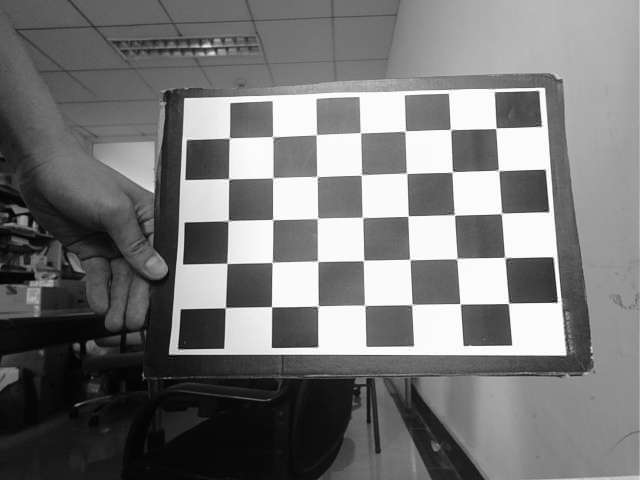
#> input picture imgs/left/left0.jpg, 640 x 480 px; its folder holds only this picture in this run
$ jupyter execute --allow-errors calibration_interactive.ipynb   (older library calls are emulated)
#> lines starting #> are read from the running program, lines starting #| are printed output that depends on the picture; long printed decimals are rounded
[cell 1]
import cv2
import numpy as np
import matplotlib.pyplot as plt
import glob

[cell 2]
left_imgs = sorted(glob.glob('imgs/left/*.jpg'))[:16]
right_imgs = sorted(glob.glob('imgs/right/*.jpg'))[:16]

[cell 3]
# visiualize one image
img_name = np.random.choice(left_imgs)
img_data = cv2.imread(img_name)
#> img_data is the input picture: shape (480, 640, 3); min 0, max 255, mean 118.4
plt.imshow(img_data)
plt.show()

[cell 4]
# detect the corner points

flag, corner_pts = cv2.findChessboardCorners(img_data, (5, 7))
#> flag = True; corner_pts = 35 rows, first 8: [496.3, 127.7], [499.6, 171.2], [499.8, 213.9], [504.9, 257.6], [508, 303.7], [449.5, 130.5], [452.6, 170.6], [454.7, 215.6]

[cell 5]
# visualize corner result
plt.imshow(img_data)
for i in range(9):
    plt.scatter(corner_pts[i * 5: (i + 1) * 5, 0, 0], corner_pts[i * 5: (i + 1) * 5, 0, 1])
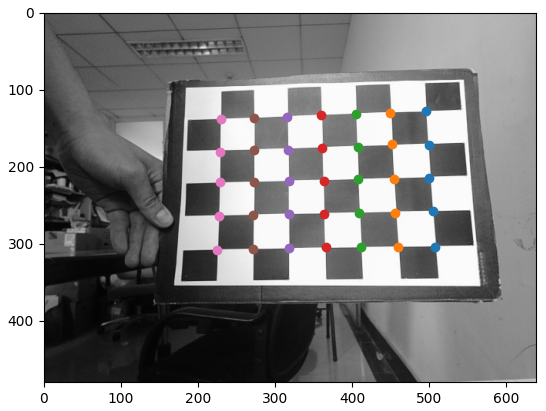
#> figure drawn by matplotlib, 1 panel

[cell 6]
# generate object points and calibrate camera
x = np.arange(7)
y = np.arange(5)
yy, xx = np.meshgrid(y, x)
obj_points = np.stack([xx, yy, np.zeros_like(xx)], axis=2)
obj_points = obj_points.reshape(-1, 1, 3).astype(np.float32)

[cell 7]
h, w = img_data.shape[:2]
#> h = 480; w = 640

[cell 8]
obj_points[:5]

[cell 9]
# get all image corner pts
img_pts = list()
obj_pts = list()
plt.figure(figsize=(20, 20))
for i, img_name in enumerate(left_imgs):
    img_data = cv2.imread(img_name)
    flag, corner_pts = cv2.findChessboardCorners(img_data, (5, 7))
    plt.subplot(4, 4, i + 1)
    plt.imshow(img_data)
    if not flag: continue
    for i in range(9):
        plt.scatter(corner_pts[i * 5: (i + 1) * 5, 0, 0], corner_pts[i * 5: (i + 1) * 5, 0, 1])

    img_pts.append(corner_pts)
    obj_pts.append(obj_points)
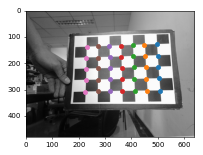
#> figure drawn by matplotlib, 1 panel

[cell 10]
ret_val, matrix, dist_coff, rvec, tvec = cv2.calibrateCamera(np.array(obj_pts), np.array(img_pts), (w, h), None, None)
#> ret_val = 0.914; matrix = [[195.8, 0, 359.1], [0, 186.5, 242.4], [0, 0, 1]]; dist_coff = [[0.183, -0.401, 0.000281, -0.00355, 0.279]]; rvec = ([-0.0344, -3.11, 0.0989],); tvec = ([3.04, -2.65, 4.44],)

[cell 11]
new_matrix, roi = cv2.getOptimalNewCameraMatrix(matrix, dist_coff, (w, h), 0, (w, h))
#> new_matrix = [[3072.1, 0, 200.7], [0, 5055.5, 236.6], [0, 0, 1]]; roi = (0, 0, 639, 479)

[cell 12]
print(new_matrix, matrix, sep='\n')
#| [[3.07212786e+03 0.00000000e+00 2.00675281e+02]
#|  [0.00000000e+00 5.05546621e+03 2.36641553e+02]
#|  [0.00000000e+00 0.00000000e+00 1.00000000e+00]]
#| [[195.823   0.         359.063]
#|  [  0.         186.541 242.420]
#|  [  0.           0.           1.        ]]
print(dist_coff)
#| [[ 1.83050810e-01 -4.01469369e-01  2.80587624e-04 -3.54781091e-03
#|    2.79214636e-01]]
print(w, h)
#| 640 480
print(roi)
#| (0, 0, 639, 479)

[cell 13]
img_data = cv2.imread(np.random.choice(left_imgs))
undistored_image = cv2.undistort(img_data, matrix, dist_coff, new_matrix)
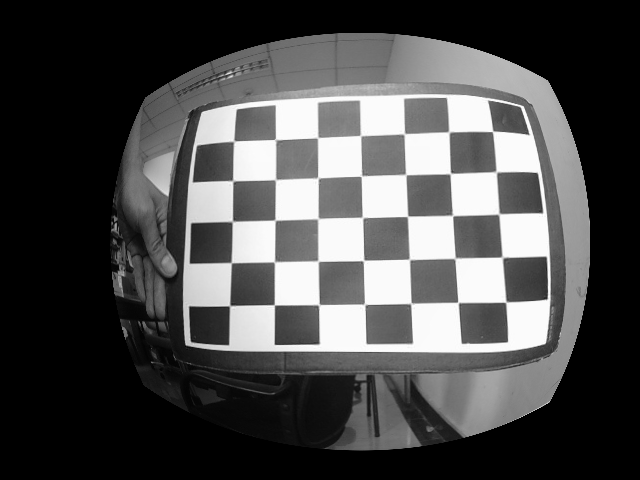
#> undistored_image: shape (480, 640, 3); min 0, max 255, mean 75.3
plt.figure(figsize=(20, 10), dpi=100)
plt.subplot(1, 2, 1)
plt.imshow(undistored_image)
plt.subplot(1, 2, 2)
plt.imshow(img_data)
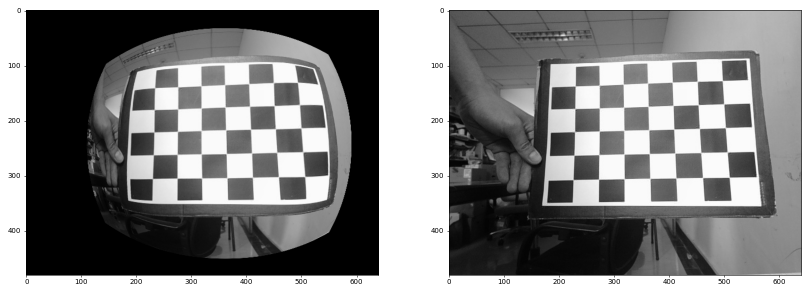
#> figure drawn by matplotlib, 2 panels

[cell 14]
# calibrate binocular camera
def calibrateCamera(img_names):
    # generate object points and calibrate camera
    x = np.arange(7)
    y = np.arange(5)
    yy, xx = np.meshgrid(y, x)
    obj_points = np.stack([xx, yy, np.zeros_like(xx)], axis=2)
    obj_points = obj_points.reshape(-1, 1, 3).astype(np.float32)

    # get all image corner pts
    img_pts = list()
    obj_pts = list()
    plt.figure(figsize=(20, 20))
    for i, img_name in enumerate(img_names):
        img_data = cv2.imread(img_name)
        flag, corner_pts = cv2.findChessboardCorners(img_data, (5, 7))
#> flag = True
        plt.subplot(4, 4, i + 1)
        plt.imshow(img_data)
        if not flag: continue
        for i in range(9):
            plt.scatter(corner_pts[i * 5: (i + 1) * 5, 0, 0], corner_pts[i * 5: (i + 1) * 5, 0, 1])

        img_pts.append(corner_pts)
        obj_pts.append(obj_points)

    ret_val, matrix, dist_coff, rvec, tvec = cv2.calibrateCamera(np.array(obj_pts), np.array(img_pts), (w, h), None, None)
#> ret_val = 0.914; matrix = [[195.8, 0, 359.1], [0, 186.5, 242.4], [0, 0, 1]]; dist_coff = [[0.183, -0.401, 0.000281, -0.00355, 0.279]]; rvec = ([-0.0344, -3.11, 0.0989],); tvec = ([3.04, -2.65, 4.44],)

    return ret_val, matrix, dist_coff, img_pts, obj_pts

[cell 15]
errleft, ml, dl, img_ptsl, obj_pts = calibrateCamera(left_imgs)
#> errleft = 0.914; ml = [[195.8, 0, 359.1], [0, 186.5, 242.4], [0, 0, 1]]; dl = [[0.183, -0.401, 0.000281, -0.00355, 0.279]]; img_ptsl = 1 item; obj_pts = 1 item

#> (a cell that did not finish here is left out)

#> (a cell that did not finish here is left out)

#> (a cell that did not finish here is left out)

#> (a cell that did not finish here is left out)

[cell 20]
left_imgs
#> Out = ['imgs/left/left0.jpg']

$ run again, on imgs/left/left12.jpg
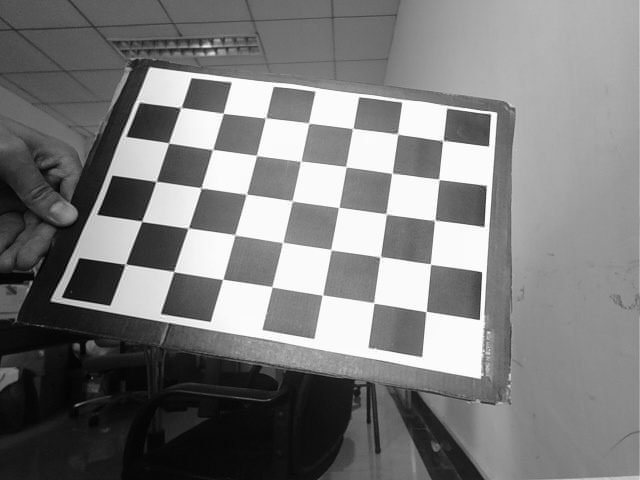
#> input picture imgs/left/left12.jpg, 640 x 480 px
#> img_data is the input picture: shape (480, 640, 3); min 0, max 255, mean 124
#> `flag, corner_pts = cv2.findChessboardCorners(img_data, (5, 7))`: flag = True; corner_pts = 35 rows, first 8: [125.8, 263.5], [141.7, 221.2], [156.2, 181.5], [168.5, 142.9], [182, 106.7], [173.7, 271.5], [187.3, 228.7], [200.8, 187.2]
#> `[cell 9]`:
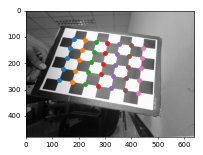
#> figure drawn by matplotlib, 1 panel
#> `ret_val, matrix, dist_coff, rvec, tvec = cv2.calibrateCamera(np.array(..`: ret_val = 0.792; matrix = [[469.4, 0, 302.8], [0, 456.6, 227.7], [0, 0, 1]]; dist_coff = [[1.05, -12.81, -0.0192, -0.0142, 48.84]]; rvec = ([2.72, 0.237, -0.14],); tvec = ([-3.54, 0.773, 9.78],)
#> new_matrix = [[7273.5, 0, 357.6], [0, 7840.3, 243.2], [0, 0, 1]]; roi = (0, 0, 639, 479)
#| [[7.27353079e+03 0.00000000e+00 3.57602837e+02]
#|  [0.00000000e+00 7.84033772e+03 2.43184829e+02]
#|  [0.00000000e+00 0.00000000e+00 1.00000000e+00]]
#| [[469.373   0.         302.846]
#|  [  0.         456.551 227.684]
#|  [  0.           0.           1.        ]]
#| [[ 1.05260488e+00 -1.28113574e+01 -1.91522094e-02 -1.42291784e-02
#|    4.88412560e+01]]
#| 640 480
#| (0, 0, 639, 479)
#> `[cell 13] img_data = cv2.imread(np.random.choice(left_imgs)) undistore..`:
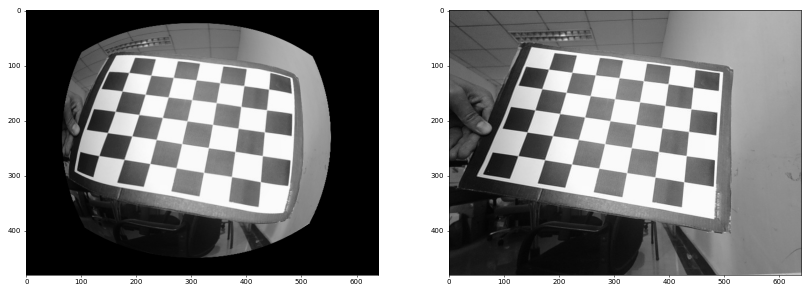
#> figure drawn by matplotlib, 2 panels
#> in calibrateCamera, `flag, corner_pts = cv2.findChessboardCorners(img_data, (5, 7))`: flag = True
#> in calibrateCamera, `ret_val, matrix, dist_coff, rvec, tvec = cv2.calibrateCamera(np.array(..`: ret_val = 0.792; matrix = [[469.4, 0, 302.8], [0, 456.6, 227.7], [0, 0, 1]]; dist_coff = [[1.05, -12.81, -0.0192, -0.0142, 48.84]]; rvec = ([2.72, 0.237, -0.14],); tvec = ([-3.54, 0.773, 9.78],)
#> errleft = 0.792; ml = [[469.4, 0, 302.8], [0, 456.6, 227.7], [0, 0, 1]]; dl = [[1.05, -12.81, -0.0192, -0.0142, 48.84]]; img_ptsl = 1 item
#> Out = ['imgs/left/left12.jpg']

$ run again, on imgs/left/left13.jpg
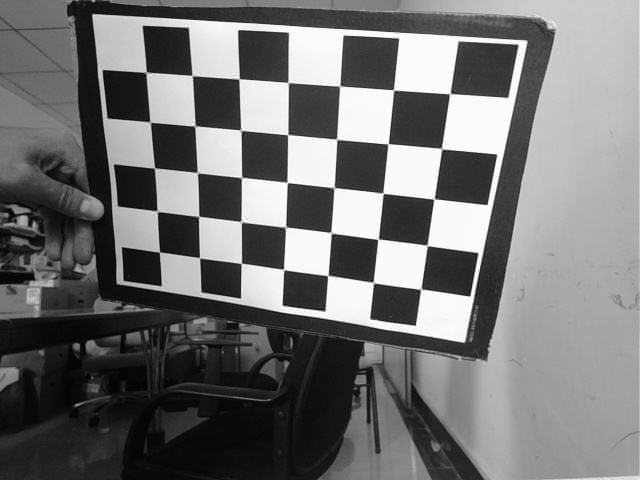
#> input picture imgs/left/left13.jpg, 640 x 480 px
#> img_data is the input picture: shape (480, 640, 3); min 0, max 255, mean 114.6
#> `flag, corner_pts = cv2.findChessboardCorners(img_data, (5, 7))`: flag = True; corner_pts = 35 rows, first 8: [159.5, 252.1], [157.2, 211], [154.5, 167.7], [150.1, 122], [146.2, 71.75], [199.6, 257.9], [199, 216.2], [197.6, 172.8]
#> `[cell 9]`:
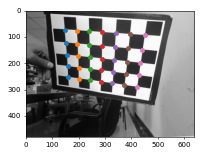
#> figure drawn by matplotlib, 1 panel
#> `ret_val, matrix, dist_coff, rvec, tvec = cv2.calibrateCamera(np.array(..`: ret_val = 0.53; matrix = [[574, 0, 445.8], [0, 481.9, 407.2], [0, 0, 1]]; dist_coff = [[-0.0102, 0.178, 0.0433, -0.00424, -0.111]]; rvec = ([-2.72, -0.277, 0.419],); tvec = ([-6.09, -4.15, 12.13],)
#> new_matrix = [[595.6, 0, 440.4], [0, 468.3, 423.3], [0, 0, 1]]; roi = (0, 0, 639, 479)
#| [[595.632   0.         440.367]
#|  [  0.         468.313 423.257]
#|  [  0.           0.           1.        ]]
#| [[574.046   0.         445.797]
#|  [  0.         481.902 407.234 ]
#|  [  0.           0.           1.        ]]
#| [[-0.01018  0.1775  0.04329  -0.004242 -0.1107]]
#| 640 480
#| (0, 0, 639, 479)
#> `[cell 13] img_data = cv2.imread(np.random.choice(left_imgs)) undistore..`:
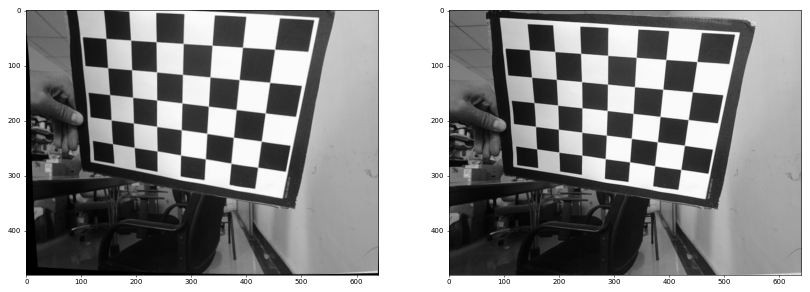
#> figure drawn by matplotlib, 2 panels
#> in calibrateCamera, `flag, corner_pts = cv2.findChessboardCorners(img_data, (5, 7))`: flag = True
#> in calibrateCamera, `ret_val, matrix, dist_coff, rvec, tvec = cv2.calibrateCamera(np.array(..`: ret_val = 0.53; matrix = [[574, 0, 445.8], [0, 481.9, 407.2], [0, 0, 1]]; dist_coff = [[-0.0102, 0.178, 0.0433, -0.00424, -0.111]]; rvec = ([-2.72, -0.277, 0.419],); tvec = ([-6.09, -4.15, 12.13],)
#> errleft = 0.53; ml = [[574, 0, 445.8], [0, 481.9, 407.2], [0, 0, 1]]; dl = [[-0.0102, 0.178, 0.0433, -0.00424, -0.111]]; img_ptsl = 1 item
#> Out = ['imgs/left/left13.jpg']

$ run again, on imgs/left/left14.jpg
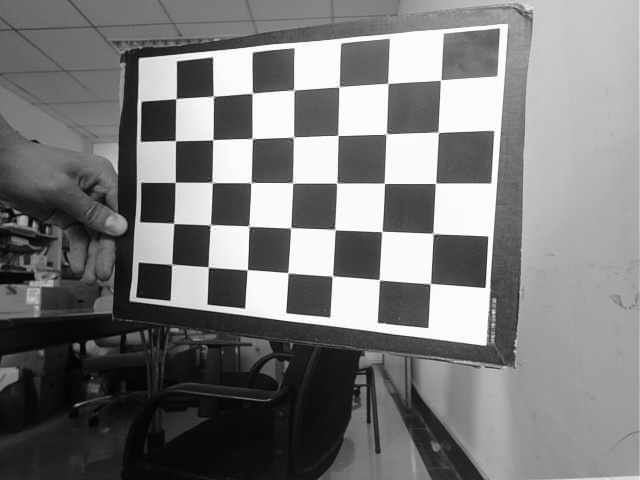
#> input picture imgs/left/left14.jpg, 640 x 480 px
#> img_data is the input picture: shape (480, 640, 3); min 0, max 255, mean 122
#> `flag, corner_pts = cv2.findChessboardCorners(img_data, (5, 7))`: flag = True; corner_pts = 35 rows, first 8: [440.5, 79.91], [438.7, 132.4], [435.4, 183.4], [433.3, 233.6], [430.1, 283.7], [387.9, 83.4], [386.4, 133.7], [384.4, 183.3]
#> `[cell 9]`:
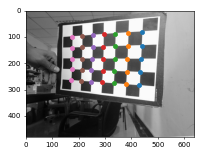
#> figure drawn by matplotlib, 1 panel
#> `ret_val, matrix, dist_coff, rvec, tvec = cv2.calibrateCamera(np.array(..`: ret_val = 0.579; matrix = [[455.9, 0, 315.8], [0, 432.7, 253.1], [0, 0, 1]]; dist_coff = [[-0.14, 1.98, 0.00676, -0.0286, -5.13]]; rvec = ([0.0745, -2.73, -0.0482],); tvec = ([2.35, -3.38, 8.29],)
#> new_matrix = [[455.9, 0, 315.8], [0, 437, 255.6], [0, 0, 1]]; roi = (0, 0, 639, 479)
#| [[455.887   0.         315.819]
#|  [  0.         436.974 255.638]
#|  [  0.           0.           1.        ]]
#| [[455.887   0.         315.819]
#|  [  0.         432.702 253.138]
#|  [  0.           0.           1.        ]]
#| [[-0.1399  1.975  0.006763 -0.02863 -5.134]]
#| 640 480
#| (0, 0, 639, 479)
#> `[cell 13] img_data = cv2.imread(np.random.choice(left_imgs)) undistore..`:
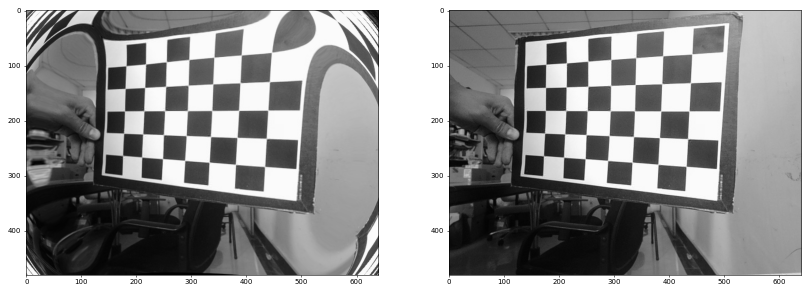
#> figure drawn by matplotlib, 2 panels
#> in calibrateCamera, `flag, corner_pts = cv2.findChessboardCorners(img_data, (5, 7))`: flag = True
#> in calibrateCamera, `ret_val, matrix, dist_coff, rvec, tvec = cv2.calibrateCamera(np.array(..`: ret_val = 0.579; matrix = [[455.9, 0, 315.8], [0, 432.7, 253.1], [0, 0, 1]]; dist_coff = [[-0.14, 1.98, 0.00676, -0.0286, -5.13]]; rvec = ([0.0745, -2.73, -0.0482],); tvec = ([2.35, -3.38, 8.29],)
#> errleft = 0.579; ml = [[455.9, 0, 315.8], [0, 432.7, 253.1], [0, 0, 1]]; dl = [[-0.14, 1.98, 0.00676, -0.0286, -5.13]]; img_ptsl = 1 item
#> Out = ['imgs/left/left14.jpg']

$ run again, on imgs/left/left1.jpg
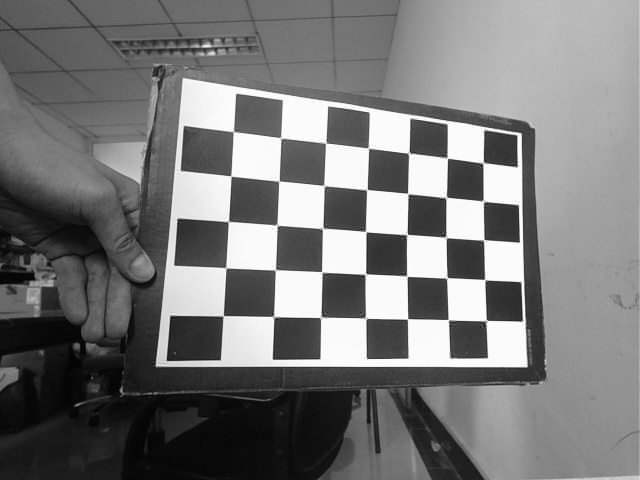
#> input picture imgs/left/left1.jpg, 640 x 480 px
#> img_data is the input picture: shape (480, 640, 3); min 0, max 255, mean 120
#> `flag, corner_pts = cv2.findChessboardCorners(img_data, (5, 7))`: flag = True; corner_pts = 35 rows, first 8: [223.5, 315.7], [225.9, 267.9], [228.3, 221.4], [231, 176], [233.3, 131.7], [273.4, 316.7], [275.4, 269.9], [277.1, 224.7]
#> `ret_val, matrix, dist_coff, rvec, tvec = cv2.calibrateCamera(np.array(..`: ret_val = 0.512; matrix = [[542.3, 0, 305.6], [0, 491.7, 221.6], [0, 0, 1]]; dist_coff = [[0.698, -9.46, -0.00177, 0.0185, 39.17]]; rvec = ([2.96, 0.082, 0.553],); tvec = ([-1.57, 1.98, 10.38],)
#> new_matrix = [[3684.8, 0, 366.4], [0, 3337.6, 264], [0, 0, 1]]; roi = (0, 0, 639, 479)
#| [[3.68484546e+03 0.00000000e+00 3.66361937e+02]
#|  [0.00000000e+00 3.33760261e+03 2.64023082e+02]
#|  [0.00000000e+00 0.00000000e+00 1.00000000e+00]]
#| [[542.346   0.         305.599]
#|  [  0.         491.719 221.641]
#|  [  0.           0.           1.        ]]
#| [[ 6.98106786e-01 -9.46119722e+00 -1.77383725e-03  1.85401198e-02
#|    3.91690646e+01]]
#| 640 480
#| (0, 0, 639, 479)
#> `[cell 13] img_data = cv2.imread(np.random.choice(left_imgs)) undistore..`:
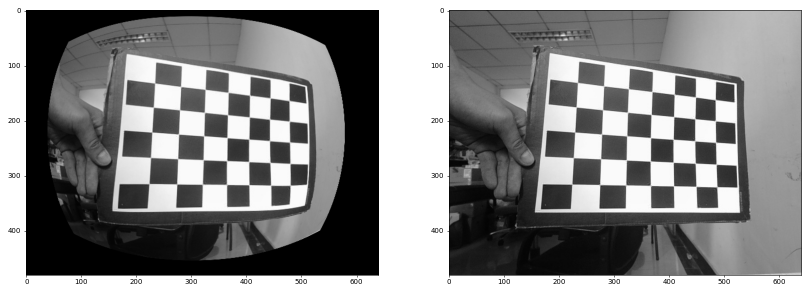
#> figure drawn by matplotlib, 2 panels
#> in calibrateCamera, `flag, corner_pts = cv2.findChessboardCorners(img_data, (5, 7))`: flag = True
#> in calibrateCamera, `ret_val, matrix, dist_coff, rvec, tvec = cv2.calibrateCamera(np.array(..`: ret_val = 0.512; matrix = [[542.3, 0, 305.6], [0, 491.7, 221.6], [0, 0, 1]]; dist_coff = [[0.698, -9.46, -0.00177, 0.0185, 39.17]]; rvec = ([2.96, 0.082, 0.553],); tvec = ([-1.57, 1.98, 10.38],)
#> errleft = 0.512; ml = [[542.3, 0, 305.6], [0, 491.7, 221.6], [0, 0, 1]]; dl = [[0.698, -9.46, -0.00177, 0.0185, 39.17]]; img_ptsl = 1 item
#> Out = ['imgs/left/left1.jpg']
